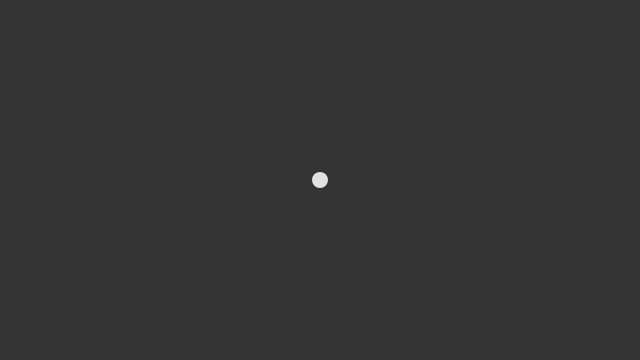
Frame 1 (no input)
Frame 60 (no input): identical to frame 1, image omitted
Frame 120 (the mouse pressed at the canvas centre since frame 60): identical to frame 1, image omitted

The p5.js sketch that drew this single still picture (run headless with seeded random() and noise() and a simulated clock; from frame 60 on, the mouse is pressed at the canvas centre):

// p5.js sketch
// ── sketch.js
const flock = [];

function setup() {
    createCanvas(640, 360);
    flock.push(new Boid());
}

function draw() {
    background(51);

    for (let boid of flock) {
        boid.show();
    }
}
// ── boid.js
class Boid {
    constructor() {
        this.position = createVector(width/2, height/2);
        this.velocity = createVector();
        this.acceleration = createVector();
    }

    update() {
        this.position.add(this.velocity);
        this.position.add(this.acceleration);
    }

    show() {
        strokeWeight(16);
        stroke(225);
        point(this.position.x, this.position.y);
    }
}
